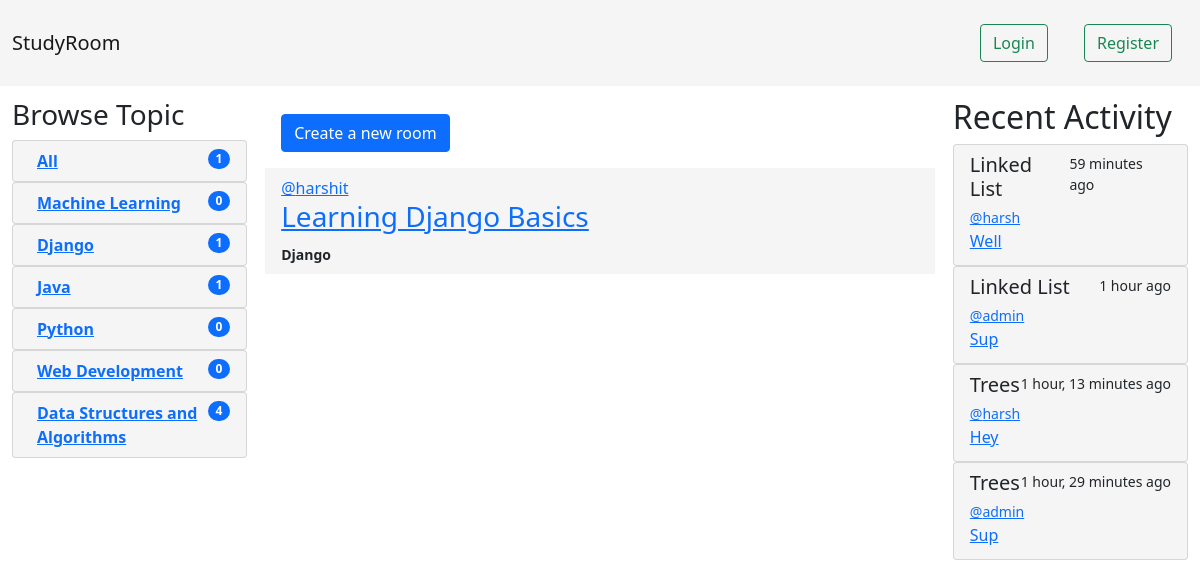
Screenshot of /?q=Django with the database file from the repository.
### base/models.py (models this page shows, shortened)
class Topic(models.Model):
    name = models.CharField(max_length=200)

class Room(models.Model):
    host = models.ForeignKey(User, on_delete=models.SET_NULL, null=True)
    topic = models.ForeignKey(Topic, on_delete=models.SET_NULL, null=True)
    name = models.CharField(max_length=200, unique=True)
    description = models.TextField(null=True, blank=True)
    updated_at = models.DateTimeField(auto_now=True)
    created_at = models.DateTimeField(auto_now_add=True)
    participants = models.ManyToManyField(User, related_name='participants')

class Message(models.Model):
    user = models.ForeignKey(User, on_delete=models.CASCADE)
    room = models.ForeignKey(Room, on_delete=models.CASCADE)
    body = models.TextField()
    updated_at = models.DateTimeField(auto_now=True)
    created_at = models.DateTimeField(auto_now_add=True)

### base/views.py (the view)
# urls.py: path('', views.home_view, name="home"),
def home_view(request):
    q = request.GET.get('q') if request.GET.get('q') != None else ''
    rooms = Room.objects.filter(
        Q(topic__name__icontains=q) |
        Q(name__icontains=q) |
        Q(description__icontains=q)
    )
    room_messages = Message.objects.all().order_by('-created_at')[:4]
    rooms = rooms.order_by('-updated_at', '-created_at')
    room_count = rooms.count()
    topics = Topic.objects.all()
    context = {
        'rooms': rooms,
        'topics': topics,
        'room_count': room_count,
        'room_messages': room_messages,
    }
    return render(request, 'base/home.html', context)

### base/templates/base/home.html
{% extends 'base.html' %}
{% block content %}
<div class="home-container">
    <div>
        {% include 'base/topic_component.html' %}
    </div>
    <div class="main-home">
        <a href="{% url 'create-room' %}" type="button" class="btn btn-primary">Create a new room</a>
        <div>
            <ul class="list-group list-group-flush">
                {% for room in rooms %}
                <li class="list-group-item">
                    <div>
                        <div class="left">
                            <a href="{% url 'user-profile' room.host.id %}"> @{{ room.host }} </a>
                        </div>
                        <div class="right">
                            {% if request.user == room.host or request.user.is_superuser %}
                            <a href="{% url 'update-room' room.id %}"><img
                                    src="https://img.icons8.com/material-outlined/24/000000/edit--v1.png" /></a>
                            <a href="{% url 'delete-room' room.id %}"><img
                                    src="https://img.icons8.com/material-outlined/24/000000/delete-sign.png" /></a>
                            {% else %}
                            <br>
                            {% endif %}
                        </div>
                    </div>
                    <div>
                        <h3>
                            <a href="{% url 'room' room.id %}">
                                {{room.name}}
                            </a>
                        </h3>
                    </div>
                    <b><small>{{ room.topic.name }}</small></b>
                </li>
                {% endfor %}
            </ul>
        </div>
    </div>
    <div>
        {% include 'base/activity_component.html' %}
    </div>
</div>
{% endblock %}

### base/templates/base/topic_component.html
<h3>Browse Topic</h3>
<ol class="list-group list-group">
    <li class="list-group-item d-flex justify-content-between align-items-start">
        <div class="ms-2 me-auto">
            <div class="fw-bold"> <a href="{% url 'home' %}"> All </a></div>
        </div>
        <span class="badge bg-primary rounded-pill">{{ room_count }}</span>
    </li>
</ol>
{% for topic in topics %}
<ol class="list-group list-group">
    <li class="list-group-item d-flex justify-content-between align-items-start">
        <div class="ms-2 me-auto">
            <div class="fw-bold"> <a href="{% url 'home' %}?q={{ topic.name }}"> {{ topic.name }} </a></div>
        </div>
        <span class="badge bg-primary rounded-pill">{{ topic.room_set.count }}</span>
    </li>
</ol>
{% endfor %}

### base/templates/base/activity_component.html
<h2>Recent Activity</h2>
{% for message in room_messages %}
<div class="list-group">
    <div class="list-group-item list-group-item-action">
        <div class="d-flex w-100 justify-content-between">
            <h5 class="mb-1">{{message.room.name}}</h5>
            <small>{{message.created_at|timesince}} ago</small>
        </div>
        <a href="{% url 'user-profile' message.user.id %}"><small>@{{message.user}}</small></a>
        <a href="{% url 'room' message.room.id %}">
            <p class="mb-1">{{ message.body }}</p>
        </a>
    </div>
</div>
{% endfor %}

### static/css/style.css (style rules this page uses)
.left { float: left; width: 50%; }
.right { float: right; width: 50%; text-align: end; }
.home-container { display: grid; grid-template-columns: 1fr 3fr 1fr; padding: 12px; }
.btn { margin: 16px; }
.main-home { padding-left: 18px; padding-right: 18px; }
.list-group-item { background-color: whitesmoke; }

### rows the page displays
Topic: name "Machine Learning", room_set.count "0"
Topic: name "Django", room_set.count "1"
Topic: name "Java", room_set.count "1"
Topic: name "Python", room_set.count "0"
Topic: name "Web Development", room_set.count "0"
Topic: name "Data Structures and Algorithms", room_set.count "4"
Room: host "harshit", name "Learning Django Basics", topic.name "Django"
Message: room.name "Linked List", created_at "59 minutes", user "harsh", body "Well"
Message: room.name "Linked List", created_at "1 hour", user "admin", body "Sup"
Message: room.name "Trees", created_at "1 hour, 13 minutes", user "harsh", body "Hey"
Message: room.name "Trees", created_at "1 hour, 29 minutes", user "admin", body "Sup"

### other values shown
{{ room_count }} "1"
